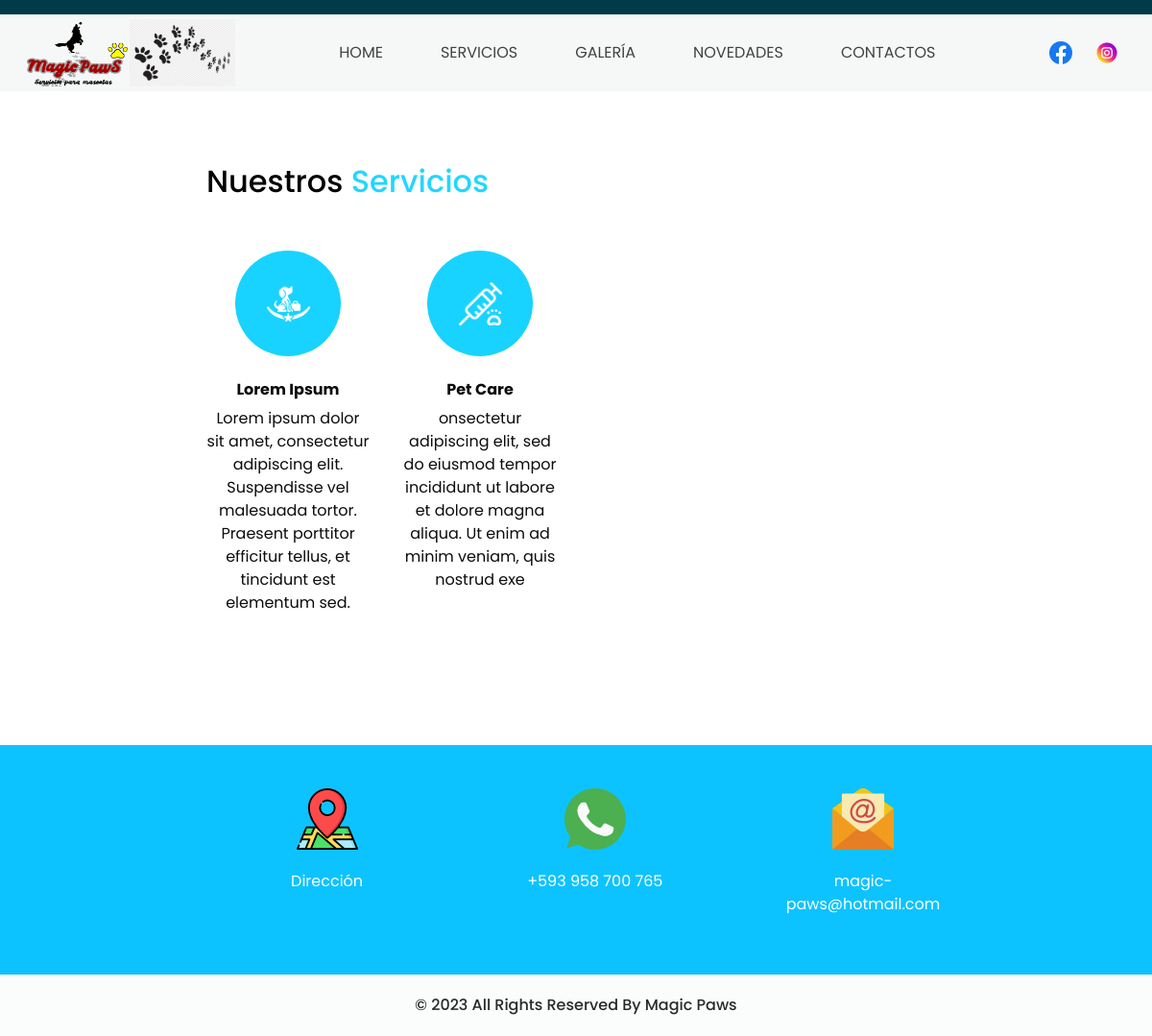
/services/, run on an earlier commit of the app's database.
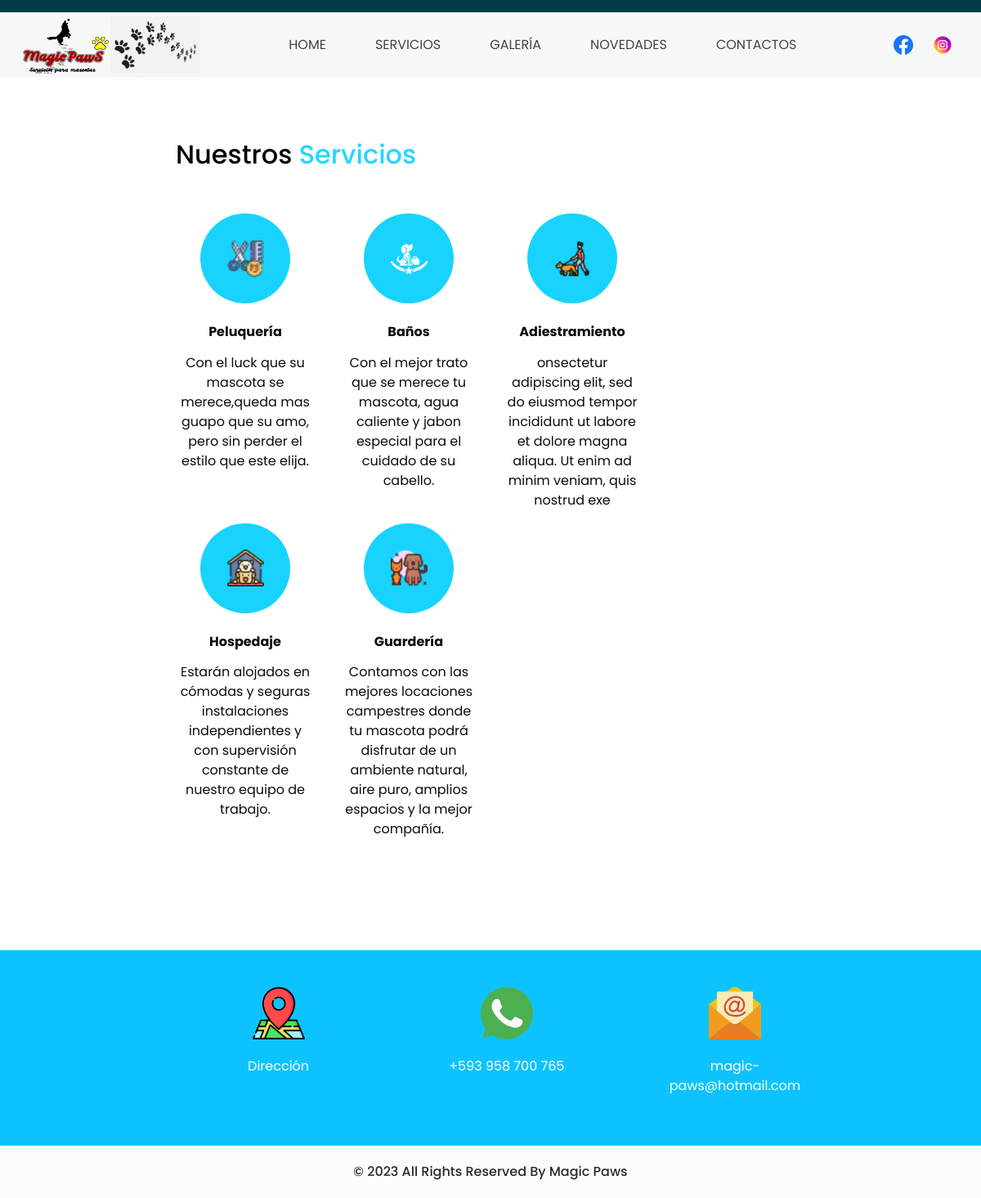
And on a later commit of the database.
### services/models.py (models this page shows, shortened)
class Service(models.Model):
    title = models.CharField(max_length=200, verbose_name="Título")
    content = RichTextField(verbose_name="Contenido")
    image = models.ImageField(verbose_name="Imagen", upload_to="services")
    created = models.DateTimeField(
        auto_now_add=True, verbose_name="Fecha de creación")
    updated = models.DateTimeField(
        auto_now=True, verbose_name="Fecha de actualización")
    class Meta:
        verbose_name="servicio"
        verbose_name_plural="servicios"
        ordering=["-created"]

### services/views.py (the view)
# urls.py: path('services/', include('services.urls')),
def services(request):
     services = Service.objects.all()
     return render(request,"services/services.html",{'services':services})

### social/processor.py (called while the page is built)
def ctx_dict(request):
    ctx={}
    links=Link.objects.all()
    for link in links:
        ctx[link.key]=link.url
    return ctx

### services/templates/services/services.html (shortened to what this page needs)
{%extends "core/base.html"%}
{%block content%}
{%load static%}
  <section class="service_section layout_padding">
    <div class="container-fluid">
      <div class="row">
        <div class="col-md-6 offset-md-2">
          <h2 class="custom_heading">
            Nuestros <span>Servicios</span>
          </h2>
          <div class="container layout_padding2">
            <div class="row">
              {%for service in services%}
              <div class="col-md-4">
                <div class="img_box">
                  {%if service.image.url != null%}
                  <img src="{{service.image.url}}" alt="">
                  {%endif%}
                </div>
                <div class="detail_box">
                  <h6>
                    {{service.title}}
                  </h6>
                  <p>
                    {{service.content|safe}}
                  </p>
                </div>
              </div>
              {%endfor%}
            </div>
          </div>
        </div>
        <div class="col-md-4">
        </div>
      </div>
    </div>
  </section>
{%endblock%}

### core/templates/core/base.html (shortened to what this page needs)
<!DOCTYPE html>
<html>
<head>
  {%load static%}
  <link rel="stylesheet" type="text/css"
    href="https://cdnjs.cloudflare.com/ajax/libs/OwlCarousel2/2.1.3/assets/owl.carousel.min.css" />
  <link rel="stylesheet" type="text/css" href="{% static 'core/css/bootstrap.css'%}" />
  <link href="{% static 'core/css/style.css' %}" rel="stylesheet" />
  <link href="{% static 'core/css/responsive.css' %}" rel="stylesheet" />
</head>
<body>
  <div class="hero_area">
    <header class="header_section">
      <div class="container-fluid">
        <nav class="navbar navbar-expand-lg custom_nav-container ">
          <a  href="{% url 'index' %}">
           <img src="{% static 'core/images/mpLogo.png' %}" width="110" height="70" alt="">
          </a>
          <a ">
            <img src="{% static 'core/images/patitas.png' %}" width="110" height="70" alt="">
           </a>
          <div class="collapse navbar-collapse" id="navbarSupportedContent">
            <div class="d-flex mx-auto flex-column flex-lg-row align-items-center">
              <ul class="navbar-nav  ">
                <li class="nav-item active">
                  <a class="nav-link" href="{% url 'index' %}">Home <span class="sr-only">(current)</span></a>
                </li>
                <li class="nav-item">
                  <a class="nav-link" href="{% url 'services' %}">Servicios</a>
                </li>
                <li class="nav-item">
                  <a class="nav-link" href="{% url 'gallery' %}">Galería</a>
                </li>
                <li class="nav-item">
                  <a class="nav-link" href="{% url 'about' %}"> Novedades</a>
                </li>
                <li class="nav-item">
                  <a class="nav-link" href="{% url 'contact' %}">Contactos</a>
                </li>
              </ul>
            </div>
            <div>
              {%if LINK_FACEBOOK != null%}
              <a href="{{LINK_FACEBOOK}}">
                <img src="{% static 'core/images/facebook.png' %}" HSPACE="10" alt="">
              </a>
              {%endif%}
              {%if LINK_INSTAGRAM != null%}
              <a href="{{LINK_INSTAGRAM}}">
                <img src="{% static 'core/images/instagram.png' %}" HSPACE="10" alt="">
              </a>
              {%endif%}
            </div>
          </div>
        </nav>
      </div>
    </header>
    {%block content%}{%endblock%}
    <section class="info_section layout_padding2">
      <div class="container">
        <div class="info_items">
          <a href="">
            <div class="item ">
              <div class="img-box ">
                <a href="https://goo.gl/maps/wvhGGbQRVfWibY3p7">
                <img src="{% static 'core/images/mapa.png' %}" alt="">
              </a>
              </div>
              <div class="detail-box">
                <p>
                  Dirección
                </p>
              </div>
            </div>
          </a>
          <a href="">
            <div class="item ">
              <div class="img-box ">
                <a href="https://web.whatsapp.com/">
                <img src="{% static 'core/images/whatsapp1.png' %}" alt="">
              </a>
              </div>
              <div class="detail-box">
                <p>
                  +593 958 700 765
                </p>
              </div>
            </div>
          </a>
          <a href="">
            <div class="item ">
              <div class="img-box ">
                <a href="https://outlook.live.com/mail/0/">
                <img src="{% static 'core/images/email.png' %}" alt="">
              </a>
              </div>
              <div class="detail-box">
                <p>
                  magic-paws@hotmail.com
                </p>
              </div>
            </div>
          </a>
        </div>
      </div>
    </section>
    <section class="container-fluid footer_section">
      <p>
        &copy; 2023 All Rights Reserved By
        <a>Magic Paws</a>
      </p>
    </section>

### core/static/core/css/style.css (style rules this page uses)
body { font-family: "Poppins", sans-serif; color: #0c0c0c; background-color: #ffffff; }
.layout_padding { padding: 75px 0; }
.layout_padding2 { padding: 45px 0; }
.custom_heading { color: #030404; }
.custom_heading span { color: #21d7ff; }
.hero_area { height: 98vh; position: relative; }
.hero_area::before { content: ""; position: absolute; width: 100%; height: 15px; background-color: #023b48; }
.header_section { background-color: #f6f8f7; padding-top: 15px; }
.header_section .container-fluid { padding-right: 25px; padding-left: 25px; }
.custom_nav-container.navbar-expand-lg .navbar-nav .nav-link { padding: 10px 30px; color: #434242; text-align: center; text-transform: uppercase; }
a, a:hover, a:focus { text-decoration: none; }
.custom_nav-container { z-index: 99999; padding: 5px 0; }
.service_section .row .col-md-4 { display: -webkit-box; display: -ms-flexbox; display: flex; -webkit-box-orient: vertical; -webkit-box-direction: normal; -ms-flex-direction: column; flex-direction: column; -webkit-box-align: center; -ms-flex-align: center; align-items: center; text-align: center; }
.service_section .img_box { width: 110px; height: 110px; border-radius: 100%; background-color: #18d3ff; display: -webkit-box; display: -ms-flexbox; display: flex; -webkit-box-pack: center; -ms-flex-pack: center; justify-content: center; -webkit-box-align: center; -ms-flex-align: center; align-items: center; }
.service_section .img_box img { width: 45px; }
.service_section .detail_box { margin-top: 25px; }
.service_section .detail_box h6 { font-weight: bold; }
.info_section { background-color: #0dc3ff; }
.info_items { width: 70%; margin: 0 auto; display: -webkit-box; display: -ms-flexbox; display: flex; -webkit-box-pack: justify; -ms-flex-pack: justify; justify-content: space-between; }
.info_items .item { width: 200px; display: -webkit-box; display: -ms-flexbox; display: flex; -webkit-box-orient: vertical; -webkit-box-direction: normal; -ms-flex-direction: column; flex-direction: column; -webkit-box-align: center; -ms-flex-align: center; align-items: center; text-align: center; }
.info_items .item .img-box { width: 80px; height: 80px; border-radius: 100%; background-repeat: no-repeat; background-position: center; }
.info_items .item .detail-box { margin-top: 5px; color: #fff; }
.info_items { position: relative; }
.info_items a { position: relative; }
.footer_section { background-color: #fbfdfd; padding: 20px; font-weight: 500; }
.footer_section p { color: #292929; margin: 0; text-align: center; }
.footer_section a { color: #292929; }

### core/static/core/css/responsive.css (style rules this page uses)
@media (min-width: 1200px) { .container { max-width: 1170px; } }

What changed in the data, as far as the page shows it:
added Service: image (picture), title "Peluquería", content "Con el luck que su mascota se merece,queda mas guapo que su amo, pero sin perder el estilo que este elija."
added Service: image (picture), title "Baños", content "Con el mejor trato que se merece tu mascota, agua caliente y jabon especial para el cuidado de su cabello."
added Service: image (picture), title "Adiestramiento", content "onsectetur adipiscing elit, sed do eiusmod tempor incididunt ut labore et dolore magna aliqua. Ut enim ad minim veniam, quis nostrud exe"
changed Service: image: a different picture; title "Lorem Ipsum" → "Hospedaje"; content "Lorem ipsum dolor sit amet, consectetur adipiscing elit. Suspendisse vel malesuada tortor. Praesent porttitor efficitur tellus, et tincidunt est elementum sed." → "Estarán alojados en cómodas y seguras instalaciones independientes y con supervisión constante de nuestro equipo de trabajo."
changed Service: image: a different picture; title "Pet Care" → "Guardería"; content "onsectetur adipiscing elit, sed do eiusmod tempor incididunt ut labore et dolore magna aliqua. Ut enim ad minim veniam, quis nostrud exe" → "Contamos con las mejores locaciones campestres donde tu mascota podrá disfrutar de un ambiente natural, aire puro, amplios espacios y la mejor compañía."
